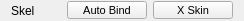
    <widget class="QWidget" name="horizontalLayoutWidget_15">
     <property name="geometry">
      <rect>
       <x>0</x>
       <y>500</y>
       <width>221</width>
       <height>21</height>
      </rect>
     </property>
     <layout class="QHBoxLayout" name="proxy_LO_3">
      <property name="spacing">
       <number>6</number>
      </property>
      <property name="topMargin">
       <number>0</number>
      </property>
      <property name="bottomMargin">
       <number>0</number>
      </property>
      <item>
       <widget class="QLabel" name="label_9">
        <property name="minimumSize">
         <size>
          <width>50</width>
          <height>0</height>
         </size>
        </property>
        <property name="maximumSize">
         <size>
          <width>50</width>
          <height>16777215</height>
         </size>
        </property>
        <property name="text">
         <string>Skel</string>
        </property>
       </widget>
      </item>
      <item>
       <widget class="QPushButton" name="autoSkin_BN">
        <property name="enabled">
         <bool>true</bool>
        </property>
        <property name="sizePolicy">
         <sizepolicy hsizetype="Maximum" vsizetype="Fixed">
          <horstretch>0</horstretch>
          <verstretch>0</verstretch>
         </sizepolicy>
        </property>
        <property name="minimumSize">
         <size>
          <width>0</width>
          <height>18</height>
         </size>
        </property>
        <property name="maximumSize">
         <size>
          <width>9999</width>
          <height>18</height>
         </size>
        </property>
        <property name="font">
         <font>
          <family>Segoe UI</family>
          <pointsize>8</pointsize>
          <weight>50</weight>
          <bold>false</bold>
         </font>
        </property>
        <property name="toolTip">
         <string>Auto bind skeleton</string>
        </property>
        <property name="styleSheet">
         <string notr="true"/>
        </property>
        <property name="text">
         <string>Auto Bind</string>
        </property>
       </widget>
      </item>
      <item>
       <widget class="QPushButton" name="delSkinForAllMeshes_BN">
        <property name="enabled">
         <bool>true</bool>
        </property>
        <property name="sizePolicy">
         <sizepolicy hsizetype="Maximum" vsizetype="Fixed">
          <horstretch>0</horstretch>
          <verstretch>0</verstretch>
         </sizepolicy>
        </property>
        <property name="minimumSize">
         <size>
          <width>0</width>
          <height>18</height>
         </size>
        </property>
        <property name="maximumSize">
         <size>
          <width>9999</width>
          <height>18</height>
         </size>
        </property>
        <property name="font">
         <font>
          <family>Segoe UI</family>
          <pointsize>8</pointsize>
          <weight>50</weight>
          <bold>false</bold>
         </font>
        </property>
        <property name="toolTip">
         <string>Delete all skincluster nodes for all meshes</string>
        </property>
        <property name="styleSheet">
         <string notr="true"/>
        </property>
        <property name="text">
         <string>X Skin</string>
        </property>
       </widget>
      </item>
     </layout>
    </widget>
